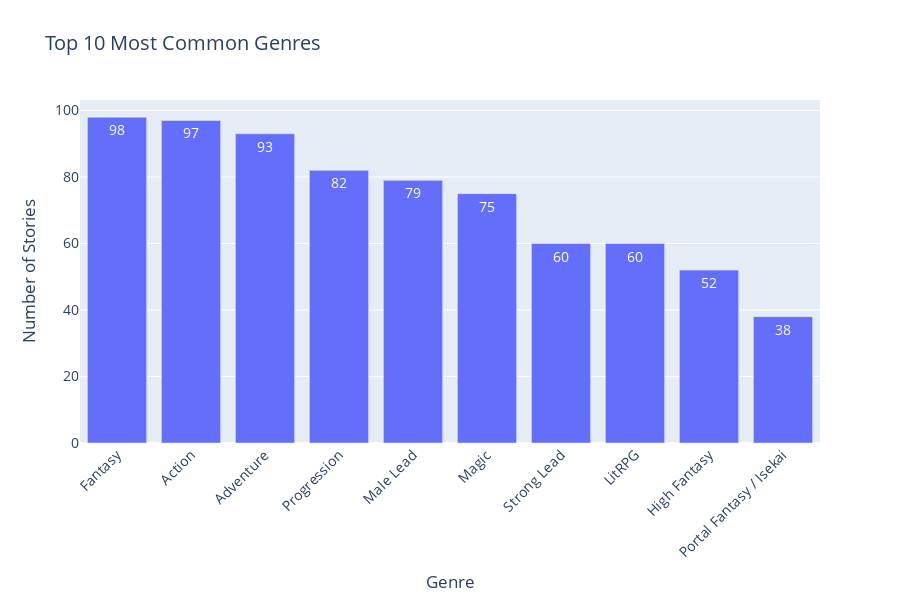
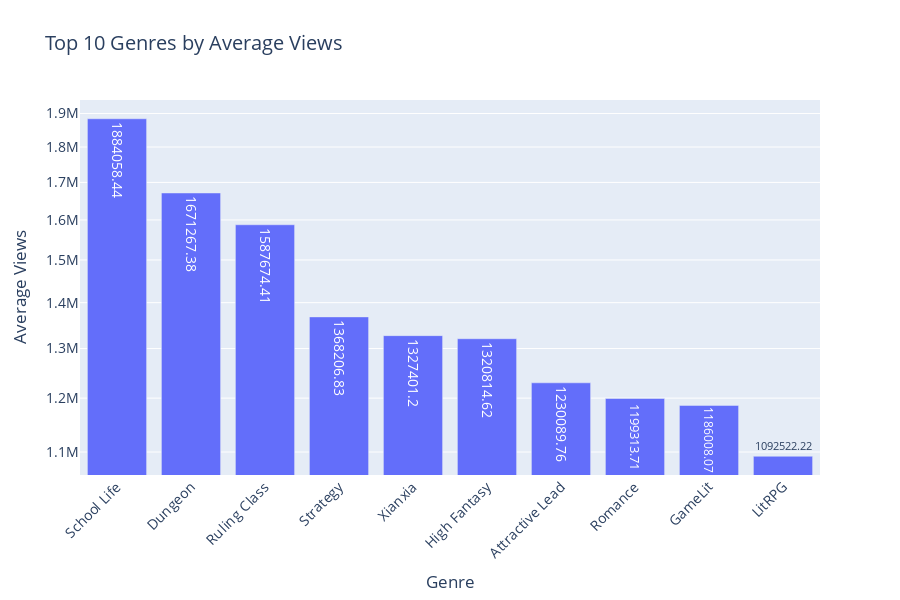
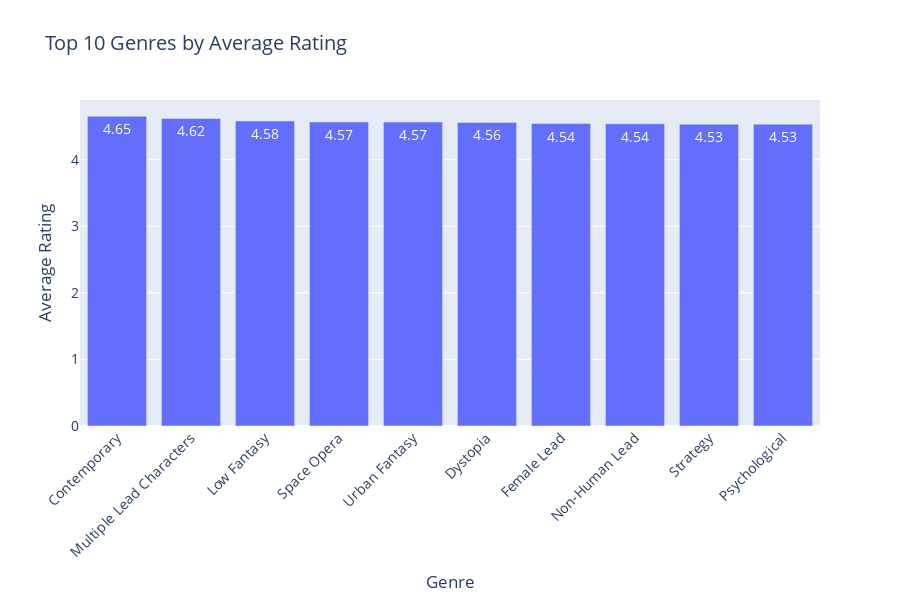

Here is the notebook cell these charts were saved with, in order:
### Markdown cell above
## Genre Analysis

Let's analyze the distribution of genres and their relationship with other metrics. This will help us understand which genres are most popular and successful on Royal Road.

### Code cell
# Get genre distribution (handling null values)
genres = df['genre'].fillna('Unknown').str.split(',').explode().str.strip()
genre_counts = genres.value_counts()

# Create bar chart of genre distribution
fig = go.Figure(data=[
    go.Bar(
        x=genre_counts.head(10).index, 
        y=genre_counts.head(10).values,
        text=genre_counts.head(10).values,
        textposition='auto'
    )
])

fig.update_layout(
    title='Top 10 Most Common Genres',
    xaxis_title='Genre',
    yaxis_title='Number of Stories',
    xaxis_tickangle=-45,
    height=600,
    width=900,
    font=dict(size=14),
    margin=dict(b=100)  # Add more margin at the bottom for rotated labels
)
fig.show()

# Calculate and display genre performance metrics
for metric in ['views', 'rating', 'followers']:
    # Create a list to store data for each story-genre pair
    story_genre_data = []
    
    # Process each row (story) individually
    for _, row in df.dropna(subset=['genre', metric]).iterrows():
        if pd.isna(row['genre']) or not row['genre']:
            continue
            
        # Split the genres string into a list
        genres = row['genre'].split(',')
        
        # Add each genre-story pair to our data
        for genre in genres:
            genre = genre.strip()
            if genre:  # Skip empty strings
                story_genre_data.append({
                    'story_id': row['id'],
                    'genre': genre,
                    metric: row[metric]
                })
    
    # Create a DataFrame from our list
    genre_df = pd.DataFrame(story_genre_data)
    
    # Calculate average and count for each genre
    genre_stats = genre_df.groupby('genre').agg({metric: ['mean', 'count']})
    genre_stats.columns = genre_stats.columns.droplevel(0)  # Flatten multi-index
    
    # Filter for genres with at least 5 stories
    genre_stats = genre_stats[genre_stats['count'] >= 5]
    
    # Sort by mean and get top 10
    top_genres = genre_stats.nlargest(10, 'mean').reset_index()
    
    # Create bar chart
    fig = go.Figure(data=[
        go.Bar(
            x=top_genres['genre'],
            y=top_genres['mean'],
            text=np.round(top_genres['mean'], 2),
            textposition='auto',
            customdata=top_genres['count'],
            hovertemplate='Genre: %{x}<br>' +
                         f'Average {metric}: %{{y:,.2f}}<br>' +
                         'Number of stories: %{customdata}<br>'
        )
    ])
    
    fig.update_layout(
        title=f'Top 10 Genres by Average {metric.capitalize()}',
        xaxis_title='Genre',
        yaxis_title=f'Average {metric.capitalize()}',
        xaxis_tickangle=-45,
        height=600,
        width=900,
        font=dict(size=14),
        margin=dict(b=100)
    )
    
    # Use log scale for views and followers
    if metric in ['views', 'followers']:
        fig.update_yaxes(type='log')
    
    fig.show()

### Figure 1 — Plotly figure (JSON) as saved in the notebook; plotly's stock layout.template omitted (floating-point values rounded to 4 significant figures)
{"data": [{"text": [98.0, 97.0, 93.0, 82.0, 79.0, 75.0, 60.0, 60.0, 52.0, 38.0], "textposition": "auto", "type": "bar", "x": ["Fantasy", "Action", "Adventure", "Progression", "Male Lead", "Magic", "Strong Lead", "LitRPG", "High Fantasy", "Portal Fantasy / Isekai"], "y": [98, 97, 93, 82, 79, 75, 60, 60, 52, 38]}], "layout": {"font": {"size": 14}, "height": 600, "margin": {"b": 100}, "title": {"text": "Top 10 Most Common Genres"}, "width": 900, "xaxis": {"tickangle": -45, "title": {"text": "Genre"}}, "yaxis": {"title": {"text": "Number of Stories"}}}}

### Figure 2 — Plotly figure (JSON) as saved in the notebook; plotly's stock layout.template omitted (floating-point values rounded to 4 significant figures)
{"data": [{"customdata": [9, 24, 17, 30, 20, 52, 17, 24, 30, 60], "hovertemplate": "Genre: %{x}<br>Average views: %{y:,.2f}<br>Number of stories: %{customdata}<br>", "text": [1884000.0, 1671000.0, 1588000.0, 1368000.0, 1327000.0, 1321000.0, 1230000.0, 1199000.0, 1186000.0, 1093000.0], "textposition": "auto", "type": "bar", "x": ["School Life", "Dungeon", "Ruling Class", "Strategy", "Xianxia", "High Fantasy", "Attractive Lead", "Romance", "GameLit", "LitRPG"], "y": [1884000.0, 1671000.0, 1588000.0, 1368000.0, 1327000.0, 1321000.0, 1230000.0, 1199000.0, 1186000.0, 1093000.0]}], "layout": {"font": {"size": 14}, "height": 600, "margin": {"b": 100}, "title": {"text": "Top 10 Genres by Average Views"}, "width": 900, "xaxis": {"tickangle": -45, "title": {"text": "Genre"}}, "yaxis": {"title": {"text": "Average Views"}, "type": "log"}}}

### Figure 3 — Plotly figure (JSON) as saved in the notebook; plotly's stock layout.template omitted (floating-point values rounded to 4 significant figures)
{"data": [{"customdata": [5, 17, 12, 6, 17, 10, 30, 15, 29, 9], "hovertemplate": "Genre: %{x}<br>Average rating: %{y:,.2f}<br>Number of stories: %{customdata}<br>", "text": [4.65, 4.62, 4.58, 4.57, 4.57, 4.56, 4.54, 4.54, 4.53, 4.53], "textposition": "auto", "type": "bar", "x": ["Contemporary", "Multiple Lead Characters", "Low Fantasy", "Space Opera", "Urban Fantasy", "Dystopia", "Female Lead", "Non-Human Lead", "Strategy", "Psychological"], "y": [4.652, 4.619, 4.582, 4.567, 4.565, 4.559, 4.544, 4.54, 4.534, 4.533]}], "layout": {"font": {"size": 14}, "height": 600, "margin": {"b": 100}, "title": {"text": "Top 10 Genres by Average Rating"}, "width": 900, "xaxis": {"tickangle": -45, "title": {"text": "Genre"}}, "yaxis": {"title": {"text": "Average Rating"}}}}
